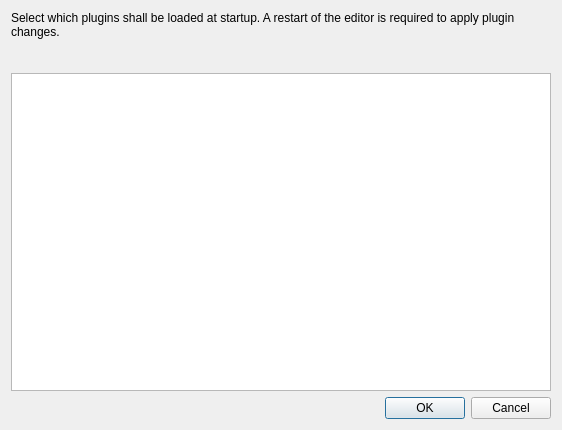
<?xml version="1.0" encoding="UTF-8"?>
<ui version="4.0">
 <class>PluginDlg</class>
 <widget class="QDialog" name="PluginDlg">
  <property name="geometry">
   <rect>
    <x>0</x>
    <y>0</y>
    <width>562</width>
    <height>430</height>
   </rect>
  </property>
  <property name="windowTitle">
   <string>Plugin Configuration</string>
  </property>
  <property name="windowIcon">
   <iconset resource="../../../Code/Tools/GuiFoundation/QtResources/resources.qrc">
    <normaloff>:/GuiFoundation/Icons/ezEditor16.png</normaloff>:/GuiFoundation/Icons/ezEditor16.png</iconset>
  </property>
  <layout class="QVBoxLayout" name="verticalLayout">
   <item>
    <widget class="QLabel" name="label">
     <property name="sizePolicy">
      <sizepolicy hsizetype="Preferred" vsizetype="Preferred">
       <horstretch>0</horstretch>
       <verstretch>0</verstretch>
      </sizepolicy>
     </property>
     <property name="text">
      <string>Select which plugins shall be loaded at startup. A restart of the editor is required to apply plugin changes.

</string>
     </property>
     <property name="wordWrap">
      <bool>true</bool>
     </property>
    </widget>
   </item>
   <item>
    <widget class="QListWidget" name="ListPlugins">
     <property name="sortingEnabled">
      <bool>true</bool>
     </property>
    </widget>
   </item>
   <item>
    <layout class="QHBoxLayout" name="horizontalLayout">
     <item>
      <spacer name="horizontalSpacer">
       <property name="orientation">
        <enum>Qt::Horizontal</enum>
       </property>
       <property name="sizeHint" stdset="0">
        <size>
         <width>40</width>
         <height>20</height>
        </size>
       </property>
      </spacer>
     </item>
     <item>
      <widget class="QPushButton" name="ButtonOK">
       <property name="text">
        <string>OK</string>
       </property>
      </widget>
     </item>
     <item>
      <widget class="QPushButton" name="ButtonCancel">
       <property name="text">
        <string>Cancel</string>
       </property>
      </widget>
     </item>
    </layout>
   </item>
  </layout>
 </widget>
 <resources>
  <include location="../../../Code/Tools/GuiFoundation/QtResources/resources.qrc"/>
 </resources>
 <connections/>
</ui>
